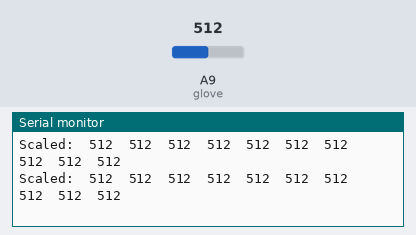
A sketch run on a simulated Arduino Leonardo, built with avr-gcc and run on an emulated ATmega32U4. On the bench: the last lines printed to the serial monitor. The test bench sets the inputs (shaded band); at power-on: A9 (glove) = 512.

Above: at 1.2 s.
1.3 s: A9 (glove) set to 716
At 1.9 s:
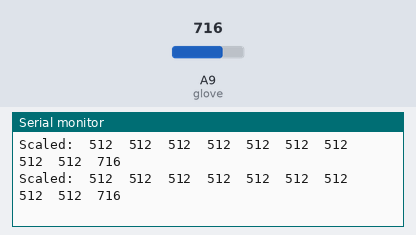
2.8 s: A9 (glove) set to 900
At 3.4 s:
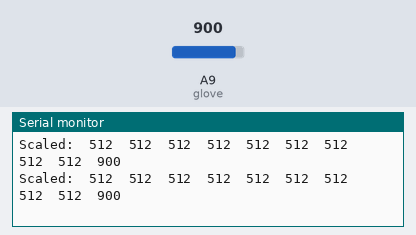

Measured:
- after the input at 1.3 s, the serial monitor: prints a new line at once (image 1)
- after the input at 2.8 s, the serial monitor: prints a new line at once (image 2)

The sketch:

SoMoV5_Glove.ino
```cpp
// MaxMSP SensorBox demonstration sketch for SoMo V5
//
// This sketch reads the IMU, scales values to the range 0-1024,
// and sends them to MAX using the SensorBox protocol
// ( https://cycling74.com/toolbox/sensorbox/ )
//
// To program, ensure the Arduino IDE is set to "Arduino Leonardo" under Tools->Board
//
// This version used at Nuit Blanche 2015 - modded by Rhys and Leif


/*This code sits on the remote devices (what the dancers will wear)
  in a multiple dancer setup with XBee Series 1 Radios.
  Unit ID for each remote device needs to be set using the keys below:
    Unit 1: 0x01
    Unit 2: 0x02
    Unit 3: 0x03
    Unit 4: 0x04
    Unit 5: 0x05
    Unit 6: 0x06
    Unit 7: 0x07
    Unit 8: 0x08
    Unit 9: 0x09
*/

byte unitID = 0x01;  //Unit ID

#include <SoftwareSerial.h>
#include <Wire.h>
#include <I2Cdev.h>
#include <MPU6050.h>

MPU6050 accelgyro;

int16_t ax, ay, az;
int16_t gx, gy, gz;
int16_t mx, my, mz;

#define POWER 1
#define RX    8   //  Use 17 for SoMo V4
#define TX    4
#define glove 9

SoftwareSerial xbSerial(RX, TX); // RX, TX of the XBee

char analogValue[20]; //array of analog values *in byte format for MAX* plus some buffer
int digVal=0;         //digital pins bits are packed into a single variable
int pointer=0;        //global variable used by packValue__()
int gloveRead=0;      //global variable to read the voltage when the thumb connects with another pad
byte imask = 0x80;    //index bytes start with 1
byte theEnd = 0xFF;   //byte to signal message end to Max patch

void setup()
{
  // Configure serial ports
  Serial.begin(9600);      // USB
  xbSerial.begin(9600);    // XBee

  // initialize device
  Serial.println("Initializing I2C devices...");
  Wire.begin();
  accelgyro.initialize();

  // verify connection
  Serial.println("Testing device connections...");
  Serial.println(accelgyro.testConnection() ? "MPU6050 connection successful" : "MPU6050 connection failed");

  // setup digital inputs
  pinMode(glove, INPUT);

  // Turn on SoMo Power LED
  pinMode(POWER, OUTPUT);
  digitalWrite(POWER, HIGH);
}

void loop()
{
  // Read raw accel/gyro measurements from device
  accelgyro.getMotion9(&ax, &ay, &az, &gx, &gy, &gz, &mx, &my, &mz);
  //Read glove contact pins
  gloveRead = analogRead(glove);

/*
  // Debugging only:  Display tab-separated accel/gyro x/y/z values
  Serial.print(ax); Serial.print("\t");
  Serial.print(ay); Serial.print("\t");
  Serial.print(az); Serial.print("\t");
  Serial.print(gx); Serial.print("\t");
  Serial.print(gy); Serial.print("\t");
  Serial.print(gz); Serial.print("\t");
  Serial.print(mx); Serial.print("\t");
  Serial.print(my); Serial.print("\t");
  Serial.println(mz);
*/

  // scale inputs to 0-1024 for backwards compatibility with old SensorBox code using pure analog inputs
  int scaled_ax = ScaleMAX(ax);
  int scaled_ay = ScaleMAX(ay);
  int scaled_az = ScaleMAX(az);
  int scaled_gx = ScaleMAX(gx);
  int scaled_gy = ScaleMAX(gy);
  int scaled_gz = ScaleMAX(gz);
  int scaled_mx = ScaleMAX_mag(mx);
  int scaled_my = ScaleMAX_mag(my);
  int scaled_mz = ScaleMAX_mag(mz);


  // Debugging only: display SCALED tab-separated accel/gyro x/y/z values & glove reading
  Serial.print("Scaled:\t");
  Serial.print(scaled_ax);
  Serial.print("\t");
  Serial.print(scaled_ay);
  Serial.print("\t");
  Serial.print(scaled_az);
  Serial.print("\t");
  Serial.print(scaled_gx);
  Serial.print("\t");
  Serial.print(scaled_gy);
  Serial.print("\t");
  Serial.print(scaled_gz);
  Serial.print("\t");
  Serial.print(scaled_mx);
  Serial.print("\t");
  Serial.print(scaled_my);
  Serial.print("\t");
  Serial.print(scaled_mz);
  Serial.print("\t");
  Serial.println(gloveRead);

  // pack the data from the MPU9150 into the SensorBox numbers to transmit
  pointer=0;

  packValueMPU9150(scaled_ax);
  packValueMPU9150(scaled_ay);
  packValueMPU9150(scaled_az);
  packValueMPU9150(scaled_mx);
  packValueMPU9150(scaled_my);
  packValueMPU9150(scaled_mz);
  packValueMPU9150(scaled_gx);
  packValueMPU9150(scaled_gy);
  packValueMPU9150(scaled_gz);
  packValueMPU9150(gloveRead);

  /*
  // Read Digital values
  digVal =  0;
  digVal |= digitalRead(9)*0x01;
  digVal |= digitalRead(10)*0x02;
  */

  // Send the message
  sendMessage();
  delay(10);
}

void packValueMPU9150(int16_t value)
{
  int16_t tempA = value;
  analogValue[pointer] = tempA & 127;
  pointer++;
  analogValue[pointer] = (tempA >> 7);
  pointer++;
}

// Scale the inputs
int ScaleMAX(int raw)
{
   float temp = Scale(raw, -16000, 16000);
   return temp*1024;
}

// Scale the inputs for magnetometer only
int ScaleMAX_mag(int raw)
{
   float temp = Scale(raw, -32000, 32000);
   return temp*1024;
}

// Scale one of the inputs to between 0.0 and 1.0
float Scale(long in, long smin, long smax)
{
  // Bound
  if (in > smax) in=smax;
  if (in < smin) in=smin;

  // Change zero-offset
  in = in-smin;

  // Scale between 0.0 and 1.0 (0.5 would be halfway)
  float temp = (float)in/((float)smax-(float)smin);
  return temp;
}

//Calculates the checksum and sends the message
void sendMessage()
{
  // Send the Unit ID
  //xbSerial.write(unitID);
  // Send analog values in the format 0x81 a1 a2.....0xFF
  // Max wants 81 (start), FF is the end of the message
  xbSerial.write(imask|1); //this is 0x81


  //xbSerial.write((const uint8_t*)analogValue, sizeof(analogValue));

   for (int i = 0;i<pointer;i++)
   {
    xbSerial.write(analogValue[i]);
  }


//  xbSerial.write((imask|2));
//  xbSerial.write((digVal&127));
//  xbSerial.write(digVal>>7);
  xbSerial.write(theEnd);     //ends digital message with 255

/*
  //Print the packet we are sending (debug purposes)
  Serial.print('\n');
  for (pointer = 0; pointer != 37; pointer++) {
    if (data[pointer] < 0x10) {
      Serial.print("0");
    }
    Serial.print(data[pointer], HEX);
  }
   Serial.print('\n');
*/

}
```
